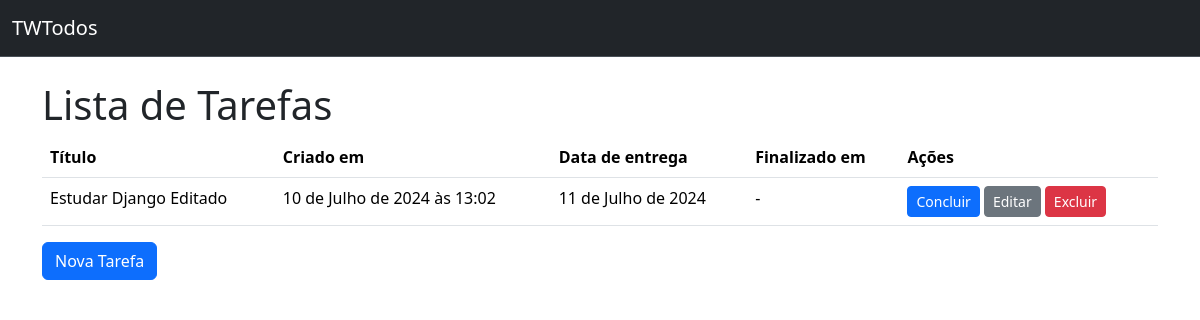
Before: / with the older database file.
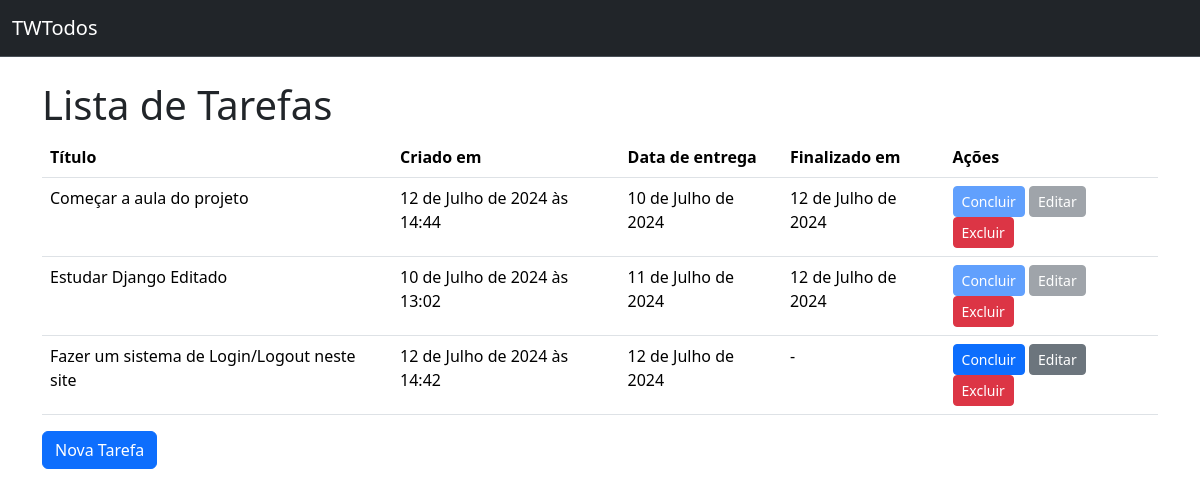
After: the same page with the newer database file.
### todos/models.py (models this page shows, shortened)
class Todo(models.Model):
    title = models.CharField(verbose_name="Título", max_length=100, null=False, blank=False)
    created_at = models.DateTimeField(auto_now_add=True, null=False, blank=False)
    deadline = models.DateField(verbose_name="Data de entrega", null=False, blank=False)
    finished_at = models.DateField(null=True)
    class Meta:
        ordering = ["deadline"]

### todos/views.py (the view)
# urls.py: path("", TodoListView.as_view(), name="todo_list"),
class TodoListView(ListView):
    model = Todo

### todos/templates/todos/todo_list.html (shortened to what this page needs)
{% extends "base.html" %}
{% block content %}
    <h1>Lista de Tarefas</h1>
    {% if todo_list %}
        <table class="table">
            <thead>
                <tr>
                    <th scope="col">Título</th>
                    <th scope="col">Criado em</th>
                    <th scope="col">Data de entrega</th>
                    <th scope="col">Finalizado em</th>
                    <th scope="col">Ações</th>
                </tr>
            </thead>
            <tbody>
                {% for todo in todo_list %}
                    <tr>
                        <td>{{ todo.title }}</td>
                        <td>{{ todo.created_at }}</td>
                        <td>{{ todo.deadline|default:"-" }}</td>
                        <td>{{ todo.finished_at|default:"-" }}</td>
                        <td>
                            <a href="{% url "todo_complete" pk=todo.pk %}" class="btn btn-primary btn-sm {% if todo.finished_at %}disabled{% endif %}">Concluir</a>
                            <a href="{% url "todo_update" pk=todo.pk %}" class="btn btn-secondary btn-sm {% if todo.finished_at %}disabled{% endif %}">Editar</a>
                            <a href="{% url "todo_delete" pk=todo.pk %}" class="btn btn-danger btn-sm">Excluir</a>
                        </td>
                    </tr>
                {% endfor %}
            </tbody>
        </table>
    {% else %}
        <p>Não há tarefas cadastradas</p>
    {% endif %}
    <a href="{% url 'todo_create' %}" class="btn btn-primary">Nova Tarefa</a>
{% endblock content %}

### todos/templates/base.html (shortened to what this page needs)
<!DOCTYPE html>
<html lang="pt-br">
  <head>
    <link href="https://cdn.jsdelivr.net/npm/bootstrap@5.3.3/dist/css/bootstrap.min.css" rel="stylesheet">
  </head>
  <body>
    <nav class="navbar bg-dark border-bottom border-body mb-4" data-bs-theme="dark">
        <div class="container-fluid">
            <a class="navbar-brand" href="{% url "todo_list" %}">TWTodos</a>
        </div>
    </nav>
    <main class="container">
        {% block content %}{% endblock content %}
    </main>
  </body>
</html>

Changed rows visible on the page:
added Todo: title "Começar a aula do projeto", created_at "12 de Julho de 2024 às 14:44", deadline "10 de Julho de 2024", finished_at "12 de Julho de 2024"
changed Todo "Estudar Django Editado": finished_at "-" → "12 de Julho de 2024"
added Todo: title "Fazer um sistema de Login/Logout neste site", created_at "12 de Julho de 2024 às 14:42", deadline "12 de Julho de 2024", finished_at "-"
